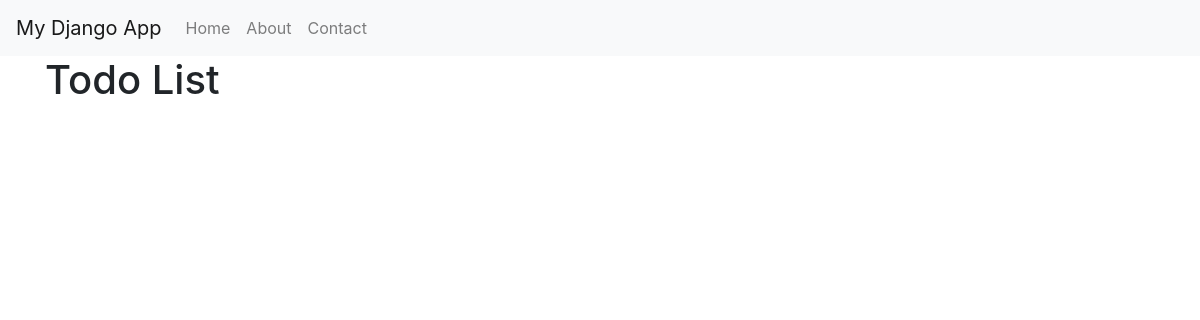
The app's page /to-do/todos/, older data.
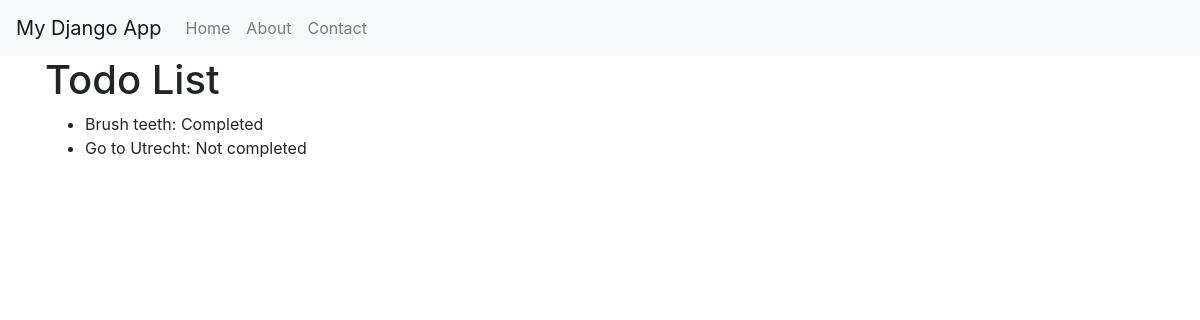
The same page, newer data.
### ToDoApp/models.py (models this page shows, shortened)
class ToDoItem(models.Model):
    title = models.CharField(max_length=200)
    completed = models.BooleanField(default=False)

### ToDoApp/views.py (the view)
# urls.py: path('todos/', views.todos, name="Todos"),
def todos(request):
    items = ToDoItem.objects.all()
    return render(request, "todos.html", {"todos": items})

### ToDoApp/templates/todos.html
{% extends "base.html" %} {% block content %}
<h1>Todo List</h1>
<ul>
    {% for todo in todos %}
    <li>
        {{ todo.title }}: {% if todo.completed %}Completed{% else %}Not completed{% endif %}
    </li>
    {% endfor %}
</ul>
{% endblock %}

### ToDoApp/templates/base.html (shortened to what this page needs)
<!DOCTYPE html>
<html lang="en">
    <head>
        <link
        href="https://stackpath.bootstrapcdn.com/bootstrap/4.3.1/css/bootstrap.min.css"
        rel="stylesheet"
        />
    </head>
    <body>
        <nav class="navbar navbar-expand-lg navbar-light bg-light">
            <a class="navbar-brand" href="#">My Django App</a>
        <div class="collapse navbar-collapse" id="navbarNav">
            <ul class="navbar-nav">
                <li class="nav-item">
                    <a class="nav-link" href="#">Home</a>
                </li>
                <li class="nav-item">
                    <a class="nav-link" href="#">About</a>
                </li>
                <li class="nav-item">
                    <a class="nav-link" href="#">Contact</a>
                </li>
            </ul>
        </div>
        </nav>
        <div class="container">{% block content %} {% endblock %}</div>
    </body>
</html>

Row changes from the older to the newer data that the page shows:
added ToDoItem: title "Brush teeth", completed "Completed"
added ToDoItem: title "Go to Utrecht", completed "Not completed"
